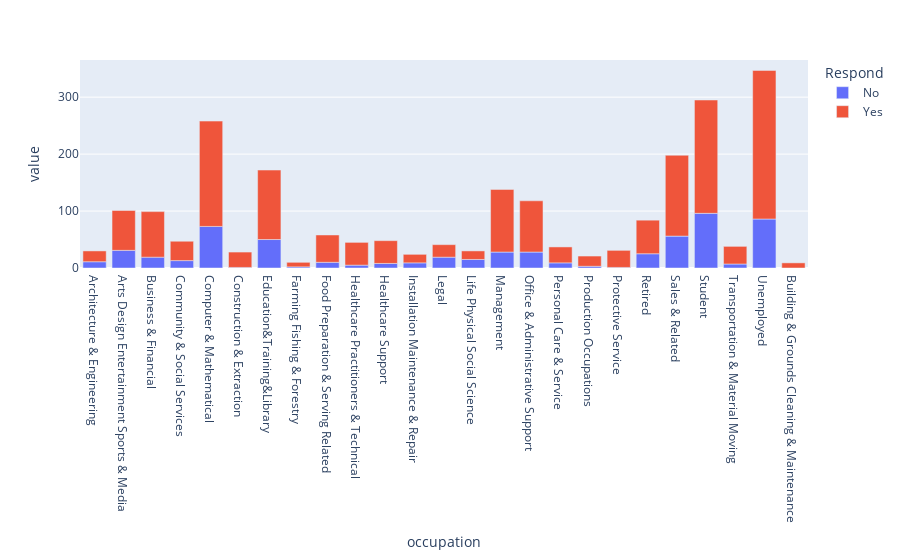

Notebook code cell kept with this figure:
### Markdown cell above
<span style="color: red;">
Note:
After multiply and combine conditions, I found it is more efficient to combine 'have takeaway more than 3 times a month' or 'with marital status widowed, single or divorced'. In such case, the coupon will only need to be distributed to 70% of the person, but 52% out of 70% --> 74% will hit yes respond. <br>    
    
</span> 
<br>

8. Investigate column occupation, What is the acceptance counts of each catagory?

### Code cell
grouped_counts_coupon = df_takeaway.groupby(['occupation','Respond']).size().reset_index(name='counts')
print(grouped_counts_coupon)

fig = px.bar(grouped_counts_coupon, x='occupation',y=['counts'], color='Respond')
fig.show()

### Figure 1 — Plotly figure (JSON) as saved in the notebook; plotly's stock layout.template omitted (floating-point values rounded to 4 significant figures)
{"data": [{"alignmentgroup": "True", "hovertemplate": "Respond=No<br>occupation=%{x}<br>value=%{y}<extra></extra>", "legendgroup": "No", "marker": {"color": "#636efa", "pattern": {"shape": ""}}, "name": "No", "offsetgroup": "No", "orientation": "v", "showlegend": true, "textposition": "auto", "type": "bar", "x": ["Architecture & Engineering", "Arts Design Entertainment Sports & Media", "Business & Financial", "Community & Social Services", "Computer & Mathematical", "Construction & Extraction", "Education&Training&Library", "Farming Fishing & Forestry", "Food Preparation & Serving Related", "Healthcare Practitioners & Technical", "Healthcare Support", "Installation Maintenance & Repair", "Legal", "Life Physical Social Science", "Management", "Office & Administrative Support", "Personal Care & Service", "Production Occupations", "Protective Service", "Retired", "Sales & Related", "Student", "Transportation & Material Moving", "Unemployed"], "xaxis": "x", "y": [11, 31, 19, 13, 73, 1, 50, 2, 10, 5, 8, 9, 19, 15, 28, 28, 9, 3, 1, 25, 56, 96, 7, 86], "yaxis": "y"}, {"alignmentgroup": "True", "hovertemplate": "Respond=Yes<br>occupation=%{x}<br>value=%{y}<extra></extra>", "legendgroup": "Yes", "marker": {"color": "#EF553B", "pattern": {"shape": ""}}, "name": "Yes", "offsetgroup": "Yes", "orientation": "v", "showlegend": true, "textposition": "auto", "type": "bar", "x": ["Architecture & Engineering", "Arts Design Entertainment Sports & Media", "Building & Grounds Cleaning & Maintenance", "Business & Financial", "Community & Social Services", "Computer & Mathematical", "Construction & Extraction", "Education&Training&Library", "Farming Fishing & Forestry", "Food Preparation & Serving Related", "Healthcare Practitioners & Technical", "Healthcare Support", "Installation Maintenance & Repair", "Legal", "Life Physical Social Science", "Management", "Office & Administrative Support", "Personal Care & Service", "Production Occupations", "Protective Service", "Retired", "Sales & Related", "Student", "Transportation & Material Moving", "Unemployed"], "xaxis": "x", "y": [19, 70, 9, 80, 34, 185, 27, 122, 8, 48, 40, 40, 15, 22, 15, 110, 90, 28, 18, 30, 59, 142, 199, 31, 261], "yaxis": "y"}], "layout": {"barmode": "relative", "legend": {"title": {"text": "Respond"}, "tracegroupgap": 0}, "margin": {"t": 60}, "xaxis": {"anchor": "y", "domain": [0, 1], "title": {"text": "occupation"}}, "yaxis": {"anchor": "x", "domain": [0, 1], "title": {"text": "value"}}}}
